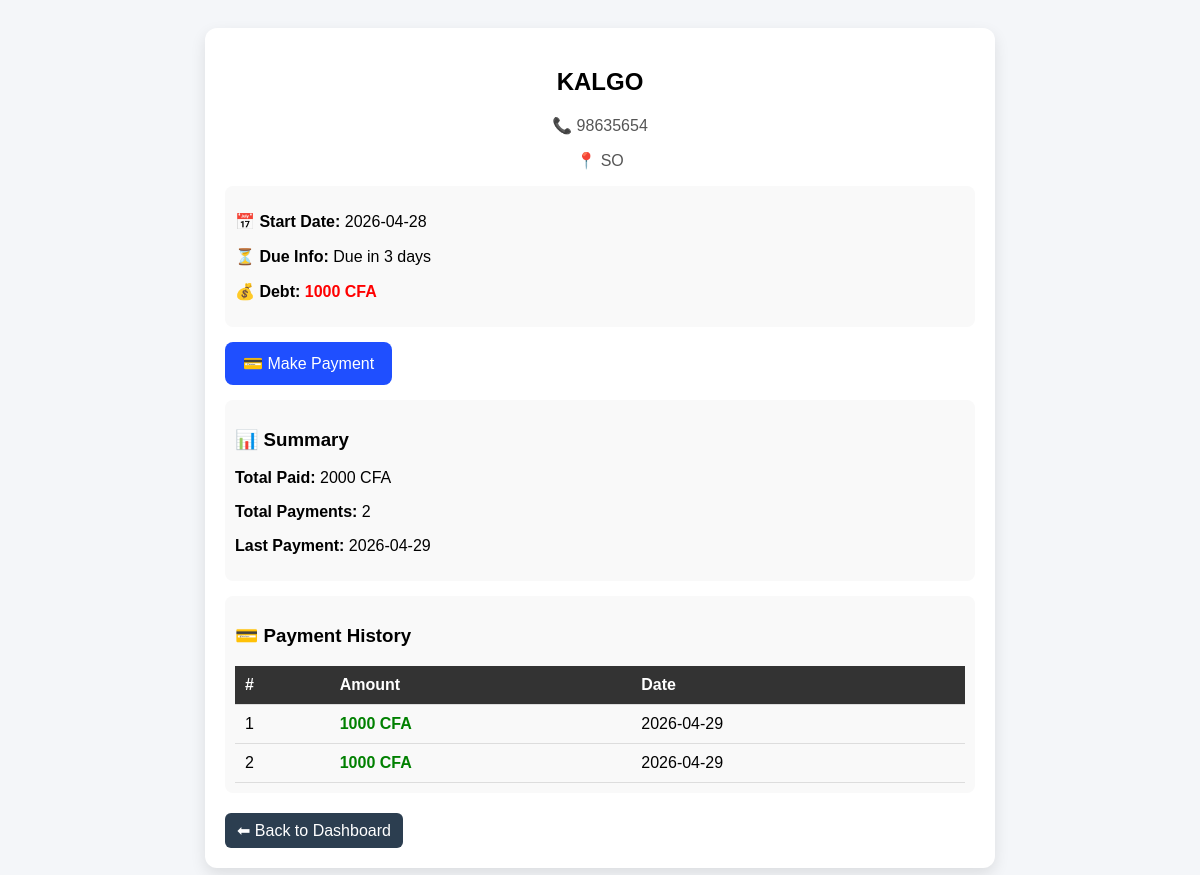
The page /renter/5 (signed in) on the database its author committed.
### tables this page shows
CREATE TABLE renters (
            id INTEGER PRIMARY KEY AUTOINCREMENT,
            name TEXT,
            phone TEXT,
            address TEXT,
            start_date TEXT,
            due_date TEXT,
            paid TEXT,
            last_payment_date TEXT
        );

CREATE TABLE payments (
            id INTEGER PRIMARY KEY AUTOINCREMENT,
            renter_id INTEGER,
            amount INTEGER,
            payment_date TEXT
        );

### app.py (the view)
@app.route("/renter/<int:id>")
def renter_profile(id):
    if "user" not in session:
        return redirect("/login")
    conn = sqlite3.connect("database.db")
    c = conn.cursor()
    c.execute("SELECT * FROM renters WHERE id=?", (id,))
    renter = c.fetchone()
    if not renter:
        conn.close()
        return "Renter not found"
    c.execute("""
        SELECT amount, payment_date
        FROM payments
        WHERE renter_id=?
        ORDER BY payment_date DESC
    """, (id,))
    payments = c.fetchall()
    total_paid = sum(p[0] for p in payments) if payments else 0
    total_payments = len(payments)
    last_payment = payments[0][1] if payments else None
    today = datetime.now().date()
    due_info, debt = get_status(
        renter[0],   # renter_id
        renter[4],   # start_date
        today,
        c
    )
    conn.close()
    return render_template(
        "renter.html",
        renter=renter,
        payments=payments,
        total_paid=total_paid,
        total_payments=total_payments,
        last_payment=last_payment,
        due_info=due_info,
        debt=debt
    )

### app.py (called while the page is built)
def get_week_range(today):
    weekday = today.weekday()
    days_since_wed = (weekday - 2) % 7
    week_start = today - timedelta(days=days_since_wed)
    week_end = week_start + timedelta(days=6)
    return week_start, week_end

def get_status(renter_id, start_date, today, cursor):
    week_start, week_end = get_week_range(today)
    days_left = (week_end - today).days
    if days_left < 0:
        days_left = 0
    due_info = f"Due in {days_left} days"
    cursor.execute("""
        SELECT SUM(amount) FROM payments
        WHERE renter_id=?
    """, (renter_id,))
    total_paid = cursor.fetchone()[0] or 0
    start_date = datetime.strptime(start_date, "%Y-%m-%d").date()
    current_week_start, _ = get_week_range(today)
    start_week_start, _ = get_week_range(start_date)
    weeks_passed = ((current_week_start - start_week_start).days // 7) + 1
    if weeks_passed < 1:
        weeks_passed = 1
    expected = weeks_passed * WEEKLY_FEE
    debt = expected - total_paid
    if debt < 0:
        debt = 0
    return due_info, debt

### templates/renter.html (shortened to what this page needs)
<!DOCTYPE html>
<html>
<head>
</head>
<body>
<div class="profile-container">
    <div class="header">
        <h2>{{ renter[1] }}</h2>
        <p class="phone">📞 {{ renter[2] }}</p>
        <p class="address">📍 {{ renter[3] }}</p>
    </div>
    <div class="box">
        <p><strong>📅 Start Date:</strong> {{ renter[4] }}</p>
        <p><strong>⏳ Due Info:</strong> {{ due_info }}</p>
        <p><strong>💰 Debt:</strong>
            {% if debt > 0 %}
                <span class="danger">{{ debt }} CFA</span>
            {% else %}
                <span class="ok">0 CFA</span>
            {% endif %}
        </p>
    </div>
    <div style="margin-top:15px;">
        <a href="/pay/{{ renter[0] }}">
            <button class="pay-btn">💳 Make Payment</button>
        </a>
    </div>
    <div class="box">
        <h3>📊 Summary</h3>
        <p><strong>Total Paid:</strong>
            {{ total_paid }} CFA
        </p>
        <p><strong>Total Payments:</strong>
            {{ total_payments }}
        </p>
        <p><strong>Last Payment:</strong>
            {% if last_payment %}
                {{ last_payment }}
            {% else %}
                <span class="none">None</span>
            {% endif %}
        </p>
    </div>
    <div class="box">
        <h3>💳 Payment History</h3>
        {% if payments and payments|length > 0 %}
        <table>
            <tr>
                <th>#</th>
                <th>Amount</th>
                <th>Date</th>
            </tr>
            {% for p in payments %}
            <tr>
                <td>{{ loop.index }}</td>
                <td class="amount">{{ p[0] }} CFA</td>
                <td>{{ p[1] }}</td>
            </tr>
            {% endfor %}
        </table>
        {% else %}
            <p class="none">No payment history found</p>
        {% endif %}
    </div>
    <a href="/dashboard" class="back">⬅ Back to Dashboard</a>
</div>
</body>
</html>

### templates/renter.html (style rules this page uses)
body { font-family: Arial; background:#f4f6f9; padding:20px; }
.profile-container { max-width: 750px; margin: auto; background: white; padding: 20px; border-radius: 12px; box-shadow: 0 6px 15px rgba(0,0,0,0.1); }
.header { text-align: center; }
.phone, .address { color: #555; }
.box { margin-top: 15px; padding: 10px; background: #f9f9f9; border-radius: 8px; }
.pay-btn { background: #1f4fff; color: white; padding: 12px 18px; border: none; border-radius: 8px; font-size: 16px; cursor: pointer; }
table { width: 100%; border-collapse: collapse; margin-top: 10px; }
th, td { padding: 10px; border-bottom: 1px solid #ddd; text-align: left; }
th { background: #333; color: white; }
.amount { color: green; font-weight: bold; }
.back { display: inline-block; margin-top: 20px; background: #2c3e50; color: white; padding: 8px 12px; border-radius: 6px; text-decoration: none; }
.danger { color: red; font-weight: bold; }

### rows shown on the page
renters: name "KALGO", phone "98635654", address "SO", start_date "2026-04-28"
payments: payment_date "2026-04-29", amount "1000"
payments: amount "1000", payment_date "2026-04-29"

### other values the page prints
{{ due_info }} "Due in 3 days"
{{ debt }} "1000"
{{ total_paid }} "2000"
{{ total_payments }} "2"
